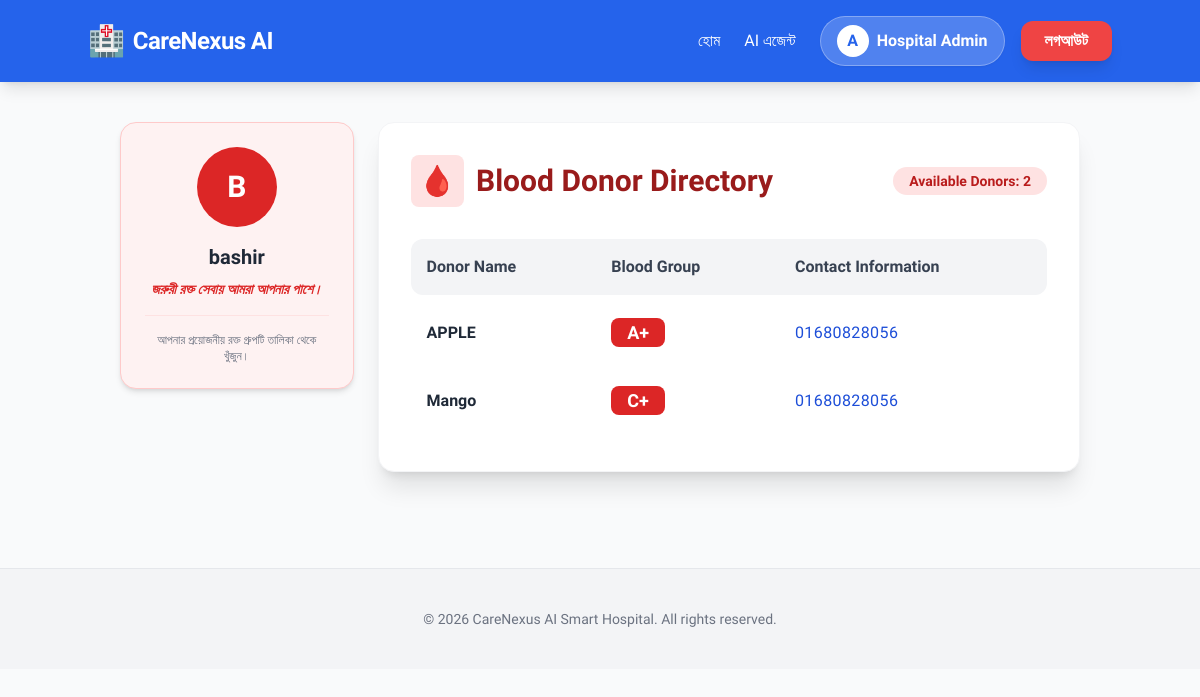
Screenshot of /blood-bank/ (signed in) with the database file from the repository.
### core/models.py (models this page shows, shortened)
class BloodDonor(models.Model):
    donor_name = models.CharField(max_length=100)
    blood_group = models.CharField(max_length=5)
    contact = models.CharField(max_length=15)
    last_donation_date = models.DateField(null=True, blank=True)
    total_bags_donated = models.IntegerField(default=0)

### core/views.py (the view)
# urls.py: path('blood-bank/', views.blood_bank_view, name='blood_bank'),
def blood_bank_view(request):
    donors = BloodDonor.objects.all()
    return render(request, 'core/blood_bank.html', {'donors': donors})

### core/templates/core/blood_bank.html
{% extends 'core/base.html' %}
{% block content %}
<div class="max-w-7xl mx-auto flex flex-col md:flex-row gap-6 p-4">
    <div class="md:w-1/4">
        <div class="bg-red-50 p-6 rounded-2xl border border-red-200 sticky top-20 shadow-md text-center">
            <div class="w-20 h-20 bg-red-600 text-white rounded-full flex items-center justify-center text-3xl font-bold mx-auto mb-4">
                {{ user.username|first|upper }}
            </div>
            <h3 class="font-bold text-gray-800 text-xl">{{ user.username }}</h3>
            <p class="text-sm text-red-600 mt-2 font-bold italic">জরুরী রক্ত সেবায় আমরা আপনার পাশে।</p>
            <div class="mt-4 pt-4 border-t border-red-100">
                <p class="text-xs text-gray-500">আপনার প্রয়োজনীয় রক্ত গ্রুপটি তালিকা থেকে খুঁজুন।</p>
            </div>
        </div>
    </div>
    <div class="md:w-3/4 bg-white p-8 rounded-2xl shadow-xl border border-gray-100">
        <div class="flex justify-between items-center mb-6">
            <h2 class="text-3xl font-black text-red-800 flex items-center gap-3">
                <span class="bg-red-100 p-2 rounded-lg">🩸</span> Blood Donor Directory
            </h2>
            <span class="bg-red-100 text-red-700 px-4 py-1 rounded-full text-sm font-bold">Available Donors: {{ donors|length }}</span>
        </div>
        <div class="overflow-x-auto">
            <table class="w-full text-left border-separate border-spacing-y-2">
                <thead>
                    <tr class="bg-gray-100 text-gray-700">
                        <th class="p-4 rounded-l-xl">Donor Name</th>
                        <th class="p-4">Blood Group</th>
                        <th class="p-4 rounded-r-xl">Contact Information</th>
                    </tr>
                </thead>
                <tbody>
                    {% for donor in donors %}
                    <tr class="bg-white border border-gray-100 hover:shadow-lg transition-shadow">
                        <td class="p-4 font-bold text-gray-800">{{ donor.donor_name }}</td>
                        <td class="p-4">
                            <span class="bg-red-600 text-white px-4 py-1 rounded-lg font-black text-lg">
                                {{ donor.blood_group }}
                            </span>
                        </td>
                        <td class="p-4 font-medium text-blue-700 tracking-wide">
                            {{ donor.contact }}
                        </td>
                    </tr>
                    {% empty %}
                    <tr>
                        <td colspan="3" class="p-10 text-center text-gray-400 font-medium">
                            বর্তমানে কোনো রক্তদাতা তালিকায় নেই।
                        </td>
                    </tr>
                    {% endfor %}
                </tbody>
            </table>
        </div>
    </div>
</div>
{% endblock %}

### core/templates/core/base.html (style rules this page uses)
body { font-family: 'Hind Siliguri', sans-serif; }

### rows the page displays
BloodDonor: donor_name "APPLE", blood_group "A+", contact "01680828056"
BloodDonor: donor_name "Mango", blood_group "C+", contact "01680828056"

### other values shown
{{ user.username|first|upper }} "B"
{{ user.username }} "bashir"
{{ donors|length }} "2"
